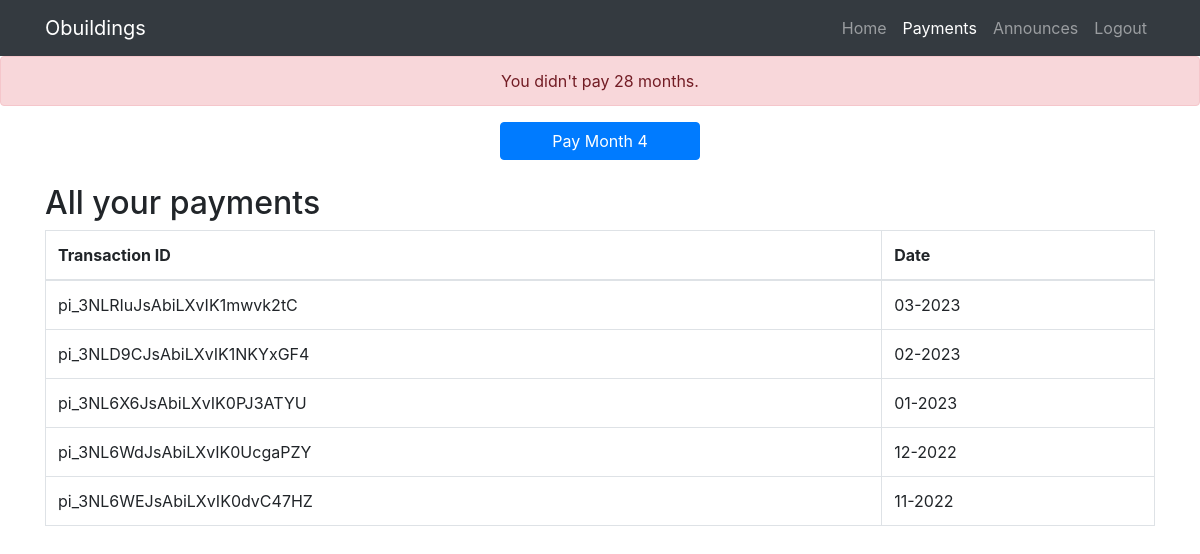
/payments.php (signed in), run on the app's committed database.
### tables this page shows
CREATE TABLE `payments` (
  `payment_id` int(11) NOT NULL,
  `resident_id` int(11) DEFAULT NULL,
  `payment_month` int(11) DEFAULT NULL,
  `payment_year` int(11) DEFAULT NULL,
  `transaction_id` varchar(255) NOT NULL
);

### classes/db-config.php (called while the page is built, shortened)
<?php
$environment = getenv('APP_ENV') ?: 'production';
$configs = [
    'local' => [
        'host' => 'localhost',
        'dbname' => 'sandik',
        'username' => 'root',
        'password' => ''
    ],
    'production' => [
        'host' => 'localhost',
        'dbname' => 'sandik',
        'username' => 'outhman790',
        'password' => 'outhman790..!!'
    ]
];
$currentConfig = $configs[$environment] ?? $configs['production'];
$dbConfig = $currentConfig;

### classes/db.class.php (called while the page is built, shortened)
<?php
require_once __DIR__ . '/db-config.php';
class DB
{
    protected $host;
    protected $dbname;
    protected $username;
    protected $password;
    public function __construct()
    {
        global $dbConfig;
        $this->host = $dbConfig['host'];
        $this->dbname = $dbConfig['dbname'];
        $this->username = $dbConfig['username'];
        $this->password = $dbConfig['password'];
    }
    public function connect()
    {
        try {
            $dsn = "mysql:host={$this->host};dbname={$this->dbname};charset=utf8mb4";
            $this->conn = new PDO($dsn, $this->username, $this->password);
            $this->conn->setAttribute(PDO::ATTR_ERRMODE, PDO::ERRMODE_EXCEPTION);
            $this->conn->setAttribute(PDO::ATTR_DEFAULT_FETCH_MODE, PDO::FETCH_ASSOC);
            return $this->conn;
        } catch (PDOException $e) {
            die("Connection failed: " . $e->getMessage());
        }
    }
}

### classes/payments.class.php (called while the page is built, shortened)
<?php
require_once 'db.class.php';
class Payments extends DB
{
    public function checkYearPaiment($selected_year, $selected_month, $resident_id)
    {
        $query = "SELECT COUNT(*) AS total_months
        FROM payments
        WHERE resident_id = :resident_id
        AND (payment_year > :selected_year OR (payment_year = :selected_year AND payment_month >= :selected_month))";
        $stmt = $this->connect()->prepare($query);
        $stmt->bindParam(':selected_year', $selected_year);
        $stmt->bindParam(':selected_month', $selected_month);
        $stmt->bindParam(':resident_id', $resident_id);
        $stmt->execute();
        $result = $stmt->fetch(PDO::FETCH_ASSOC);
        return $result;
    }
    public function checkCurrentYearPaiment($resident_id)
    {
        $query = "SELECT IF(COUNT(DISTINCT payment_month) = 12, 1, 0) AS payment_status
        FROM payments
        WHERE payment_year = YEAR(CURRENT_DATE)
        AND resident_id = :resident_id";
        $stmt = $this->connect()->prepare($query);
        $stmt->bindParam(':resident_id', $resident_id);
        $stmt->execute();
        $result = $stmt->fetchColumn();
        return $result;
    }
    public function countPaymentsResident($resident_id)
    {
        $query = "SELECT COUNT(*) AS num_payments FROM payments WHERE resident_id = :resident_id";
        $stmt = $this->connect()->prepare($query);
        $stmt->bindParam(':resident_id', $resident_id);
        $stmt->execute();
        $paymentsCount = $stmt->fetchColumn();
        return $paymentsCount;
    }
}

### classes/user.class.php (called while the page is built, shortened)
<?php
require_once 'db.class.php';
class User extends DB
{
    public function getUserPayments($resident_id)
    {
        try {
            $query = "SELECT *
            FROM `payments`
            WHERE resident_id = :resident_id
            ORDER BY `payments`.`payment_year` DESC, `payments`.`payment_month` DESC;
            ";
            $statement = $this->connect()->prepare($query);
            $statement->bindParam(':resident_id', $resident_id);
            $statement->execute();
            $payments = $statement->fetchAll(PDO::FETCH_ASSOC);
            return $payments;
        } catch (PDOException $e) {
            die("Query failed: " . $e->getMessage());
        }
    }
    public function getLatestPayment($resident_id)
    {
        try {
            $query = "SELECT *
            FROM payments
            WHERE resident_id = :resident_id
            ORDER BY payment_year DESC, payment_month DESC
            LIMIT 1";
            $statement =  $this->connect()->prepare($query);
            $statement->bindParam(':resident_id', $resident_id);
            $statement->execute();
            $latestPayment = $statement->fetch(PDO::FETCH_ASSOC);
            return $latestPayment;
        } catch (PDOException $e) {
            die("Query failed: " . $e->getMessage());
        }
    }
}

### classes/admin.class.php (called while the page is built, shortened)
<?php
require_once('db.class.php');
class Admin extends DB
{
    public function selectResident($resident_id)
    {
        $query = "SELECT * FROM residents WHERE resident_id = :resident_id;";
        $statement = $this->connect()->prepare($query);
        $statement->bindParam(':resident_id', $resident_id);
        $statement->execute();
        $resident =  $statement->fetch(PDO::FETCH_ASSOC);
        return $resident;
    }
}

### functions/extractMonthAndYear.php (called while the page is built)
<?php
function extractMonthYear($joinedIn)
{
    $date = new DateTime($joinedIn);
    $month = $date->format('n');
    $year = $date->format('Y');
    return ['month' => $month, 'year' => $year];
}

### functions/getUnpaidMonths.php (called while the page is built, shortened)
<?php
require_once './classes/payments.class.php';
function getUnpaidYears($current_year, $joinedIn, $last_paid_year)
{
    $paymentObj = new Payments();
    $checkYearPaiment = $paymentObj->checkYearPaiment($last_paid_year, $joinedIn, $_SESSION['resident_id']);
    if ($checkYearPaiment['total_months']  == 13 - $joinedIn) {
        $yearIsFullPaid = true;
    } else {
        $yearIsFullPaid = false;
    }
    $checkCurrentYearPaiment = $paymentObj->checkCurrentYearPaiment($_SESSION['resident_id']);
    if ($yearIsFullPaid) {
        $result = $current_year - $last_paid_year;
        $unpaidYears = [];
        if ($result > 0) {
            for ($i = $last_paid_year + 1; $i <= $current_year; $i++) {
                $unpaidYears[] = $i;
            }
        }
    } else {
        $result = $current_year - $last_paid_year;
        if ($result > 0) {
            for ($i = $last_paid_year; $i <= $current_year; $i++) {
                $unpaidYears[] = $i;
            }
        } else {
            $unpaidYears[] = $current_year;
        }
    }
    return $unpaidYears;
}

### payments.php (the view, shortened to what this page needs)
<?php
require 'classes/user.class.php';
?>
<!DOCTYPE html>
<html lang="en">
<head>
    <link rel="stylesheet" href="https://maxcdn.bootstrapcdn.com/bootstrap/4.5.2/css/bootstrap.min.css">
</head>
<body>
    <nav class="navbar navbar-expand-lg navbar-dark bg-dark">
        <div class="container">
            <a class="navbar-brand" href="homepage.php">Obuildings</a>
            <div class="collapse navbar-collapse" id="navbarNav">
                <ul class="navbar-nav ml-auto">
                    <li class="nav-item">
                        <a class="nav-link" href="homepage.php">Home</a>
                    </li>
                    <li class="nav-item active">
                        <a class="nav-link" href="payments.php">Payments<span class="sr-only">(current)</span></a>
                    </li>
                    <li class="nav-item">
                        <a class="nav-link" href="announces.php">Announces</a>
                    </li>
                    <li class="nav-item">
                        <a class="nav-link" href="logout.php">Logout</a>
                    </li>
                </ul>
            </div>
    </nav>
    <?php
    require_once 'classes/payments.class.php';
    require_once 'functions/extractMonthAndYear.php';
    require_once 'classes/admin.class.php';
    require 'functions/getUnpaidMonths.php';
    $paymentObj = new Payments();
    $adminObj = new Admin();
    $countPayments = $paymentObj->countPaymentsResident($_SESSION['resident_id']);
    $resident = $adminObj->selectResident($_SESSION['resident_id']);
    $joinedIn = extractMonthYear($resident['joinedIn']);
    $currentYear = intval(date("Y"));
    if ($countPayments == 0) :
        if (getUnpaidYears($currentYear, $joinedIn['month'], $joinedIn['year']) == NULL) echo "NULL";
        $unpaidMonths = getUnpaidMonthsOfAllUnpaidYears($joinedIn['month'], getUnpaidYears($currentYear, $joinedIn['month'], $joinedIn['year']), true);
        $a = json_encode($unpaidMonths);
        echo "<script>console.log(JSON.parse('$a'));</script>";
        $b = json_encode($_SESSION['resident_id']);
        echo "<script>console.log(JSON.parse('$b'));</script>";
    ?>
        <div class="alert alert-danger text-center" role="alert">
            You didn't pay
            <?php echo count($unpaidMonths) ?>
            months.
        </div>
        <a href="pay.php" class="btn btn-primary btn-block mx-auto mt-3" style="width: 200px;">Pay Month
            <?php if (count($unpaidMonths) > 12) echo $unpaidMonths[0];
            else echo $unpaidMonths[0]  ?></a>
        <?php
    else :
        $latestPaymentObj = new User();
        $latestPayment = $latestPaymentObj->getLatestPayment($_SESSION['resident_id']);
        $currentMonth = (int)date('n');
        if ($currentYear - $latestPayment['payment_year']  == 1) {
            $UnpaidYears = getUnpaidYears($currentYear, $joinedIn['month'], $latestPayment['payment_year']);
        }
        elseif ($currentYear - $latestPayment['payment_year']  == 0) {
            $UnpaidYears = [$currentYear];
        }
        else {
            $UnpaidYears = getUnpaidYears($currentYear, $joinedIn['month'], $latestPayment['payment_year']);
        }
        if (($latestPayment['payment_month'] != $currentMonth && $latestPayment['payment_year'] != $currentYear) || ($latestPayment['payment_month'] == $currentMonth && $latestPayment['payment_year'] != $currentYear) || ($latestPayment['payment_month'] != $currentMonth && $latestPayment['payment_year'] == $currentYear)) :
            $unpaidMonths = getUnpaidMonthsOfAllUnpaidYears($latestPayment['payment_month'], $UnpaidYears, false);
        ?>
            <div class="alert alert-danger text-center" role="alert">
                You didn't pay
                <?php echo count($unpaidMonths) ?>
                months.
            </div>
            <a href="pay.php" class="btn btn-primary btn-block mx-auto mt-3" style="width: 200px;">Pay Month
                <?php echo $unpaidMonths[0]  ?></a>
        <?php endif; ?>
    <?php
    endif; ?>
    <div class="container mt-4">
        <?php
        $paymentsObj = new User();
        $payments = $paymentsObj->getUserPayments($_SESSION['resident_id']);
        ?>
        <h2>All your payments</h2>
        <table class="table table-bordered">
            <thead>
                <tr>
                    <th>Transaction ID</th>
                    <th>Date</th>
                </tr>
            </thead>
            <tbody>
                <?php foreach ($payments as $payment) : ?>
                    <tr>
                        <td><?php echo $payment['transaction_id']; ?></td>
                        <td><?php if ($payment['payment_month'] < 10) {
                                echo '0' . $payment['payment_month'] . '-' . $payment['payment_year'];
                            } else {
                                echo $payment['payment_month'] . '-' . $payment['payment_year'];
                            } ?></td>
                    </tr>
                <?php endforeach; ?>
            </tbody>
        </table>
    </div>
</body>
</html>

### data on the page
payments: payment_month "28", payment_month "4", transaction "pi_3NLRIuJsAbiLXvIK1mwvk2tC", payment_month "3", payment_year "2023"
payments: transaction "pi_3NLD9CJsAbiLXvIK1NKYxGF4", payment_month "2", payment_year "2023"
payments: transaction "pi_3NL6X6JsAbiLXvIK0PJ3ATYU", payment_month "1", payment_year "2023"
payments: transaction "pi_3NL6WdJsAbiLXvIK0UcgaPZY", payment_month "12", payment_year "2022"
payments: transaction "pi_3NL6WEJsAbiLXvIK0dvC47HZ", payment_month "11", payment_year "2022"
